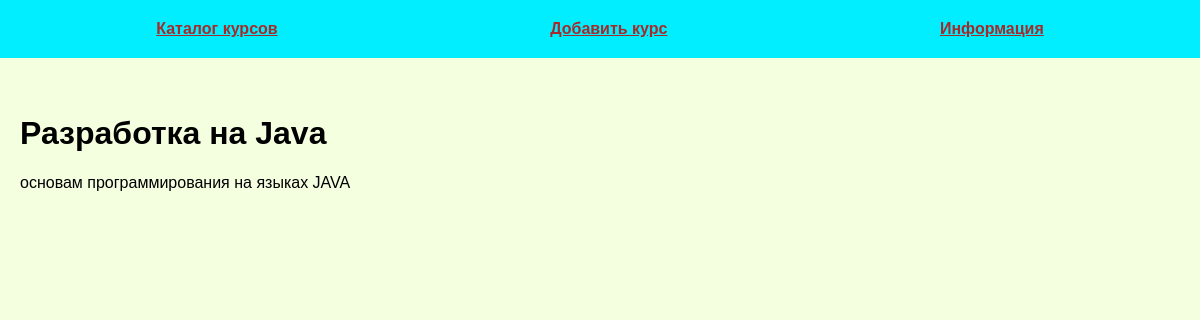
Screenshot of /post/2 with the database file from the repository.
### tables this page shows
CREATE TABLE mainmenu(
id INTEGER PRIMARY KEY AUTOINCREMENT,
title TEXT NOT NULL,
url TEXT NOT NULL);

CREATE TABLE posts(
id INTEGER PRIMARY KEY AUTOINCREMENT,
title TEXT NOT NULL,
text TEXT NOT NULL,
url TEXT NOT NULL,
time INTEGER NOT NULL
);

### DZ_47/fldbsite.py (the view)
@app.route('/post/<alias>')
def show_post(alias):
    db = get_db()
    dbase = FDataBase(db)
    title, post = dbase.get_post(alias)
    return render_template(template_name_or_list='post.html',
                           menu=dbase.get_menu(),
                           title=title,
                           post=post)

### DZ_47/FDataBase.py (called while the page is built)
    def get_menu(self):
        sql = "SELECT * FROM mainmenu"
        try:
            self.__cur.execute(sql)
            res = self.__cur.fetchall()
            if res:
                return res
        except IOError:
            print('Ошибка чтения из БД.')
        return []

    def get_post(self, alias):
        try:
            self.__cur.execute(f'SELECT title, text FROM posts WHERE url = "{alias}"')
            res = self.__cur.fetchone()
            if res:
                return res
        except sqlite3.Error as e:
            print('Ошибка получения статьи из БД ' + str(e))
            return False
        return False, False

### DZ_47/fldbsite.py (called while the page is built)
def connect_db():
    connection = sqlite3.connect(app.config['DATABASE'])
    connection.row_factory = sqlite3.Row
    return connection

def get_db():
    if not hasattr(g, 'link_db'):  # если соединение не установлено
        g.link_db = connect_db()  # вызываем его соединение
    return g.link_db

### DZ_47/templates/post.html
{% extends 'base.html' %}
{% block content %}
  {{ super() }}
  {{ post | safe }}
{% endblock content %}

### DZ_47/templates/base.html (shortened to what this page needs)
<!DOCTYPE html>
<html lang="en">
<head>
  <link rel="stylesheet" href="{{ url_for('static', filename='css/style.css') }}">
</head>
<body>
 {% block content %}
  <ul class="menu">
    {% for item in menu %}
    <li>
      <a href="{{ item.url }}">{{ item.title }}</a>
    </li>
    {% endfor %}
  </ul>
  <div class="content">
    {% if title %}
      <h1>{{ title }}</h1>
    {% else %}
      <h1>Pricing</h1>
    {% endif %}
 {% endblock content%}
  </div>
</body>
</html>

### DZ_47/static/css/style.css (style rules this page uses)
body { background: rgba(244, 255, 224, 0.986); margin: 0; padding: 0; font-family: Verdana, Geneva, Tahoma, sans-serif; }
.menu { display: flex; justify-content: space-around; list-style: none; background: rgb(0,238, 255); padding: 20px; margin-top: 0; }
.menu a { font-weight: bold; color: brown; }
.content { max-width: 1200px; margin: 0 auto; padding: 20px; box-sizing: border-box; }
ul { list-style: none; padding: 0; }

### rows the page displays
mainmenu: title "Каталог курсов"
mainmenu: title "Добавить курс"
mainmenu: title "Информация"
posts: title "Разработка на Java", text "основам программирования на языках JAVA"
